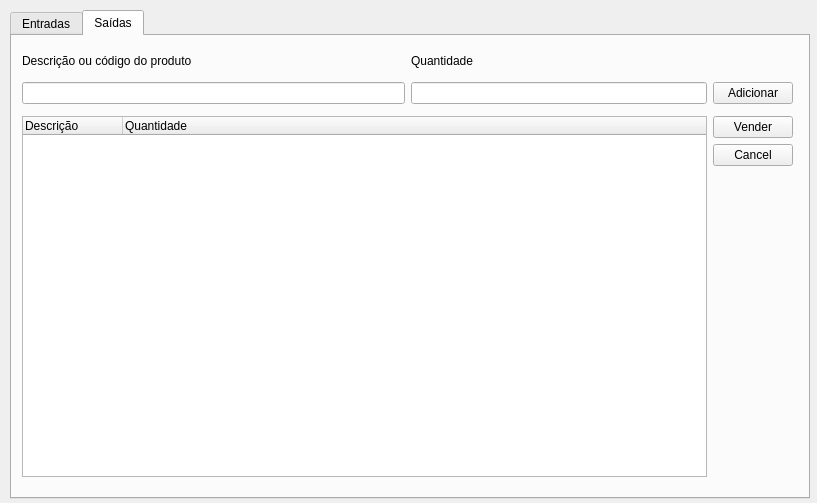
<?xml version="1.0" encoding="UTF-8"?>
<ui version="4.0">
 <class>Form</class>
 <widget class="QWidget" name="Form">
  <property name="geometry">
   <rect>
    <x>0</x>
    <y>0</y>
    <width>817</width>
    <height>503</height>
   </rect>
  </property>
  <property name="windowTitle">
   <string>Form</string>
  </property>
  <widget class="QTabWidget" name="gerenciadordenotas">
   <property name="geometry">
    <rect>
     <x>10</x>
     <y>10</y>
     <width>800</width>
     <height>489</height>
    </rect>
   </property>
   <property name="styleSheet">
    <string notr="true">font: 12pt &quot;MS Shell Dlg 2&quot;;</string>
   </property>
   <property name="currentIndex">
    <number>1</number>
   </property>
   <widget class="QWidget" name="Saida">
    <attribute name="title">
     <string>Entradas</string>
    </attribute>
    <widget class="QWidget" name="layoutWidget">
     <property name="geometry">
      <rect>
       <x>10</x>
       <y>10</y>
       <width>771</width>
       <height>58</height>
      </rect>
     </property>
     <layout class="QHBoxLayout" name="horizontalLayout_4">
      <item>
       <layout class="QVBoxLayout" name="verticalLayout_19">
        <item>
         <widget class="QLabel" name="labeldescricaoproduto">
          <property name="text">
           <string>Descrição ou código do produto</string>
          </property>
         </widget>
        </item>
        <item>
         <widget class="QLineEdit" name="linedescricaoproduto"/>
        </item>
       </layout>
      </item>
      <item>
       <layout class="QVBoxLayout" name="verticalLayout_5">
        <item>
         <widget class="QLabel" name="labelquantidade">
          <property name="text">
           <string>Quantidade</string>
          </property>
         </widget>
        </item>
        <item>
         <layout class="QHBoxLayout" name="horizontalLayout_3">
          <item>
           <widget class="QLineEdit" name="linequantidade"/>
          </item>
          <item>
           <widget class="QPushButton" name="adcionarEntrada">
            <property name="text">
             <string>Adicionar</string>
            </property>
           </widget>
          </item>
         </layout>
        </item>
       </layout>
      </item>
     </layout>
    </widget>
    <widget class="QWidget" name="layoutWidget_2">
     <property name="geometry">
      <rect>
       <x>10</x>
       <y>80</y>
       <width>771</width>
       <height>361</height>
      </rect>
     </property>
     <layout class="QHBoxLayout" name="horizontalLayout_6">
      <item>
       <widget class="QTreeWidget" name="tabelaEntradas">
        <column>
         <property name="text">
          <string>Descrição </string>
         </property>
        </column>
        <column>
         <property name="text">
          <string>Quantidade</string>
         </property>
        </column>
       </widget>
      </item>
      <item>
       <layout class="QVBoxLayout" name="verticalLayout_6">
        <item>
         <widget class="QPushButton" name="btEntrarEntradas">
          <property name="text">
           <string>Entrar</string>
          </property>
         </widget>
        </item>
        <item>
         <widget class="QPushButton" name="btncancelarEntradas">
          <property name="text">
           <string>Cancel</string>
          </property>
         </widget>
        </item>
        <item>
         <spacer name="verticalSpacer">
          <property name="orientation">
           <enum>Qt::Vertical</enum>
          </property>
          <property name="sizeHint" stdset="0">
           <size>
            <width>20</width>
            <height>40</height>
           </size>
          </property>
         </spacer>
        </item>
       </layout>
      </item>
     </layout>
    </widget>
   </widget>
   <widget class="QWidget" name="Entrada">
    <attribute name="title">
     <string>Saídas</string>
    </attribute>
    <widget class="QWidget" name="layoutWidget_3">
     <property name="geometry">
      <rect>
       <x>10</x>
       <y>10</y>
       <width>771</width>
       <height>58</height>
      </rect>
     </property>
     <layout class="QHBoxLayout" name="horizontalLayout_2">
      <item>
       <layout class="QVBoxLayout" name="verticalLayout_4">
        <item>
         <widget class="QLabel" name="labelDescricaoVendas">
          <property name="text">
           <string>Descrição ou código do produto</string>
          </property>
         </widget>
        </item>
        <item>
         <widget class="QLineEdit" name="lineDescricaoVendas"/>
        </item>
       </layout>
      </item>
      <item>
       <layout class="QVBoxLayout" name="verticalLayout">
        <item>
         <widget class="QLabel" name="labelvendas">
          <property name="text">
           <string>Quantidade</string>
          </property>
         </widget>
        </item>
        <item>
         <layout class="QHBoxLayout" name="horizontalLayout">
          <item>
           <widget class="QLineEdit" name="lineQuantidadeVendas"/>
          </item>
          <item>
           <widget class="QPushButton" name="btnadiocarVendas">
            <property name="text">
             <string>Adicionar</string>
            </property>
           </widget>
          </item>
         </layout>
        </item>
       </layout>
      </item>
     </layout>
    </widget>
    <widget class="QWidget" name="layoutWidget_4">
     <property name="geometry">
      <rect>
       <x>10</x>
       <y>80</y>
       <width>771</width>
       <height>361</height>
      </rect>
     </property>
     <layout class="QHBoxLayout" name="horizontalLayout_5">
      <item>
       <widget class="QTreeWidget" name="tabelavendas">
        <column>
         <property name="text">
          <string>Descrição </string>
         </property>
        </column>
        <column>
         <property name="text">
          <string>Quantidade</string>
         </property>
        </column>
       </widget>
      </item>
      <item>
       <layout class="QVBoxLayout" name="verticalLayout_2">
        <item>
         <widget class="QPushButton" name="btnvenderVendas">
          <property name="text">
           <string>Vender</string>
          </property>
         </widget>
        </item>
        <item>
         <widget class="QPushButton" name="btnCancelarVendas">
          <property name="text">
           <string>Cancel</string>
          </property>
         </widget>
        </item>
        <item>
         <spacer name="verticalSpacer_2">
          <property name="orientation">
           <enum>Qt::Vertical</enum>
          </property>
          <property name="sizeHint" stdset="0">
           <size>
            <width>20</width>
            <height>40</height>
           </size>
          </property>
         </spacer>
        </item>
       </layout>
      </item>
     </layout>
    </widget>
   </widget>
  </widget>
 </widget>
 <resources/>
 <connections/>
</ui>
